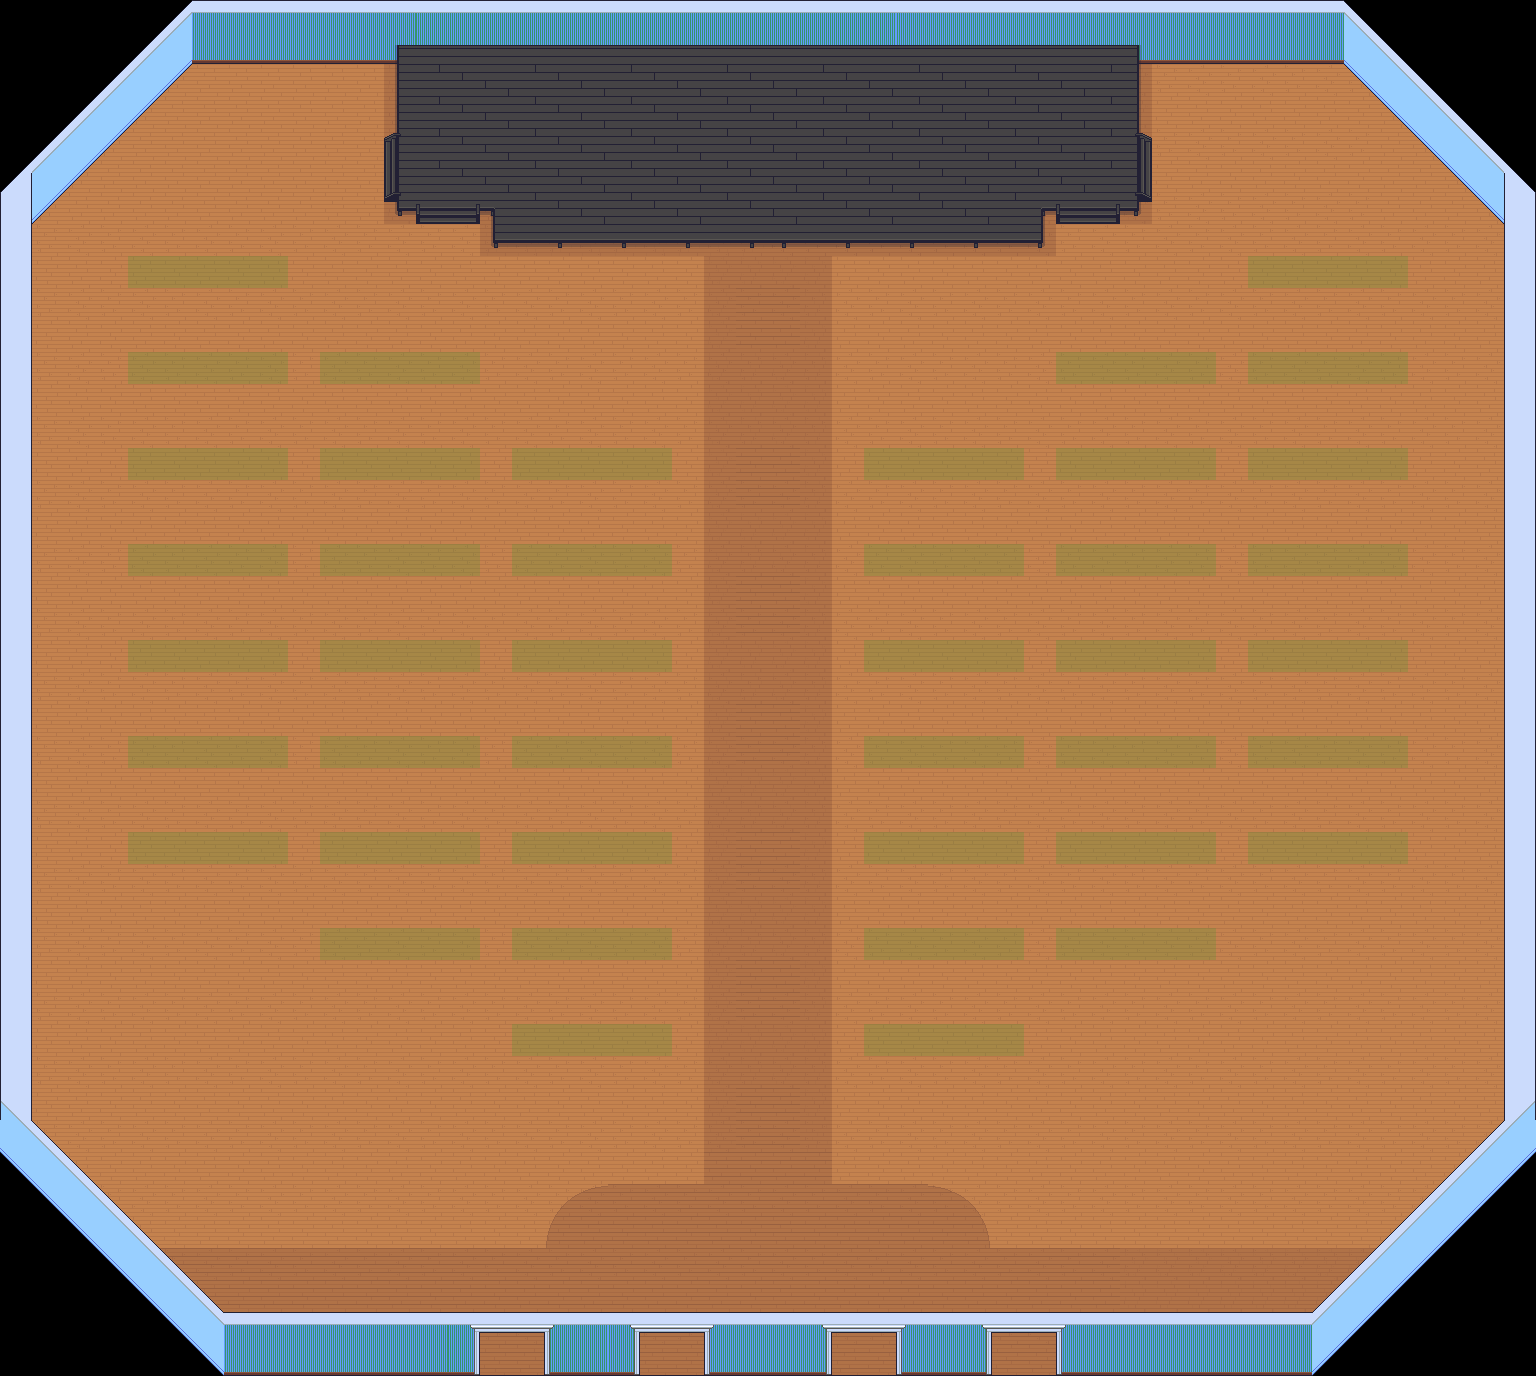

This game map was drawn from its Tiled (.tmx) file and the tilesets committed beside it. A one-line description and the trimmed map source follow:
An orthogonal 48x43 tile map with 32x32 px tiles, 11 tile layers (floors, floor transparency, blocking, walls, ...), 7 tilesets.

<map version="1.5" tiledversion="1.7.2" orientation="orthogonal" renderorder="right-down" width="48" height="43" tilewidth="32" tileheight="32" infinite="0" nextlayerid="14" nextobjectid="1">
 <tileset firstgid="1" source="../../../../custom (internal)/Gather Office 5/Rose palette.tsx" />
 <tileset firstgid="2876" source="../../../../../tilesets/gather_floors_2_exploration.tsx" />
 <tileset firstgid="11036" source="../../../../../objects/WIP/Roz/Walls - Base.tsx" />
 <tileset firstgid="12956" source="../../../../../objects/WIP/Roz/Walls - Trims and Doors.tsx" />
 <tileset firstgid="13706" source="../../../../../objects/WIP/Roz/Walls - Tops.tsx" />
 <tileset firstgid="14318" source="../../../../../tilesets/gather_floors_1.x.tsx" />
 <tileset firstgid="19758" source="../../../../../tilesets/gather_swatches_1.x.tsx" />
 <group id="8" name="BG">
  <layer id="1" name="floors" width="48" height="43">
   <data>[2064 cells, 1887 non-empty, 4 distinct tile ids]</data>
  </layer>
  <layer id="2" name="floor transparency" width="48" height="43" opacity="0.37">
   <data>[2064 cells, 430 non-empty, 14 distinct tile ids]</data>
  </layer>
  <layer id="12" name="blocking" width="48" height="43">
   <data>[2064 cells, 210 non-empty, 1 distinct tile ids]</data>
  </layer>
  <layer id="3" name="walls" width="48" height="43">
   <data>[2064 cells, 196 non-empty, 5 distinct tile ids]</data>
  </layer>
  <layer id="4" name="wall trim" width="48" height="43">
   <data>[2064 cells, 34 non-empty, 6 distinct tile ids]</data>
  </layer>
  <layer id="6" name="stage" width="48" height="43">
   <data>[2064 cells, 162 non-empty, 12 distinct tile ids]</data>
  </layer>
  <layer id="7" name="stairs/chairs" width="48" height="43">
   <data>[2064 cells, 10 non-empty, 5 distinct tile ids]</data>
  </layer>
  <layer id="5" name="walltops" width="48" height="43">
   <data>[2064 cells, 218 non-empty, 9 distinct tile ids]</data>
  </layer>
 </group>
 <group id="13" name="FG">
  <layer id="9" name="Walls" width="48" height="43">
   <data>[2064 cells, 94 non-empty, 5 distinct tile ids]</data>
  </layer>
  <layer id="11" name="wall trim" width="48" height="43">
   <data>[2064 cells, 32 non-empty, 6 distinct tile ids]</data>
  </layer>
  <layer id="10" name="walltops" width="48" height="43">
   <data>[2064 cells, 89 non-empty, 7 distinct tile ids]</data>
  </layer>
 </group>
</map>
